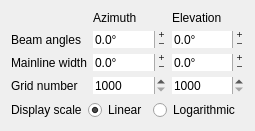
<?xml version="1.0" encoding="UTF-8"?>
<ui version="4.0">
 <class>Form</class>
 <widget class="QWidget" name="Form">
  <property name="geometry">
   <rect>
    <x>0</x>
    <y>0</y>
    <width>231</width>
    <height>131</height>
   </rect>
  </property>
  <property name="windowTitle">
   <string>Form</string>
  </property>
  <layout class="QVBoxLayout" name="verticalLayout" stretch="0,1">
   <item>
    <layout class="QGridLayout" name="gridLayout" rowstretch="0,0,0,0">
     <item row="2" column="0">
      <widget class="QLabel" name="label_4">
       <property name="text">
        <string>Mainline width</string>
       </property>
       <property name="alignment">
        <set>Qt::AlignLeading|Qt::AlignLeft|Qt::AlignVCenter</set>
       </property>
      </widget>
     </item>
     <item row="3" column="2">
      <widget class="QSpinBox" name="grid_number_el_cb">
       <property name="frame">
        <bool>false</bool>
       </property>
       <property name="minimum">
        <number>1000</number>
       </property>
       <property name="maximum">
        <number>10000</number>
       </property>
       <property name="singleStep">
        <number>500</number>
       </property>
      </widget>
     </item>
     <item row="3" column="1">
      <widget class="QSpinBox" name="grid_number_az_cb">
       <property name="frame">
        <bool>false</bool>
       </property>
       <property name="minimum">
        <number>1000</number>
       </property>
       <property name="maximum">
        <number>10000</number>
       </property>
       <property name="singleStep">
        <number>500</number>
       </property>
      </widget>
     </item>
     <item row="3" column="0">
      <widget class="QLabel" name="label">
       <property name="text">
        <string>Grid number</string>
       </property>
       <property name="alignment">
        <set>Qt::AlignLeading|Qt::AlignLeft|Qt::AlignVCenter</set>
       </property>
      </widget>
     </item>
     <item row="1" column="0">
      <widget class="QLabel" name="label_2">
       <property name="text">
        <string>Beam angles</string>
       </property>
       <property name="alignment">
        <set>Qt::AlignLeading|Qt::AlignLeft|Qt::AlignVCenter</set>
       </property>
      </widget>
     </item>
     <item row="2" column="2">
      <widget class="QDoubleSpinBox" name="mainline_width_el_cb">
       <property name="frame">
        <bool>false</bool>
       </property>
       <property name="buttonSymbols">
        <enum>QAbstractSpinBox::PlusMinus</enum>
       </property>
       <property name="suffix">
        <string>°</string>
       </property>
       <property name="decimals">
        <number>1</number>
       </property>
       <property name="minimum">
        <double>-15.000000000000000</double>
       </property>
       <property name="maximum">
        <double>15.000000000000000</double>
       </property>
       <property name="singleStep">
        <double>0.100000000000000</double>
       </property>
      </widget>
     </item>
     <item row="1" column="2">
      <widget class="QDoubleSpinBox" name="beam_angle_el_cb">
       <property name="frame">
        <bool>false</bool>
       </property>
       <property name="buttonSymbols">
        <enum>QAbstractSpinBox::PlusMinus</enum>
       </property>
       <property name="suffix">
        <string>°</string>
       </property>
       <property name="decimals">
        <number>1</number>
       </property>
       <property name="minimum">
        <double>-60.000000000000000</double>
       </property>
       <property name="maximum">
        <double>60.000000000000000</double>
       </property>
       <property name="singleStep">
        <double>0.100000000000000</double>
       </property>
      </widget>
     </item>
     <item row="0" column="1">
      <widget class="QLabel" name="label_3">
       <property name="text">
        <string>Azimuth</string>
       </property>
      </widget>
     </item>
     <item row="0" column="2">
      <widget class="QLabel" name="label_5">
       <property name="text">
        <string>Elevation</string>
       </property>
      </widget>
     </item>
     <item row="2" column="1">
      <widget class="QDoubleSpinBox" name="mainline_width_az_cb">
       <property name="frame">
        <bool>false</bool>
       </property>
       <property name="buttonSymbols">
        <enum>QAbstractSpinBox::PlusMinus</enum>
       </property>
       <property name="suffix">
        <string>°</string>
       </property>
       <property name="decimals">
        <number>1</number>
       </property>
       <property name="minimum">
        <double>-15.000000000000000</double>
       </property>
       <property name="maximum">
        <double>15.000000000000000</double>
       </property>
       <property name="singleStep">
        <double>0.100000000000000</double>
       </property>
      </widget>
     </item>
     <item row="1" column="1">
      <widget class="QDoubleSpinBox" name="beam_angle_az_cb">
       <property name="frame">
        <bool>false</bool>
       </property>
       <property name="buttonSymbols">
        <enum>QAbstractSpinBox::PlusMinus</enum>
       </property>
       <property name="suffix">
        <string>°</string>
       </property>
       <property name="decimals">
        <number>1</number>
       </property>
       <property name="minimum">
        <double>-60.000000000000000</double>
       </property>
       <property name="maximum">
        <double>60.000000000000000</double>
       </property>
       <property name="singleStep">
        <double>0.100000000000000</double>
       </property>
      </widget>
     </item>
    </layout>
   </item>
   <item>
    <layout class="QHBoxLayout" name="horizontalLayout">
     <item>
      <widget class="QLabel" name="label_6">
       <property name="text">
        <string>Display scale</string>
       </property>
      </widget>
     </item>
     <item>
      <widget class="QRadioButton" name="linear_rb">
       <property name="text">
        <string>Linear</string>
       </property>
       <property name="checked">
        <bool>true</bool>
       </property>
      </widget>
     </item>
     <item>
      <widget class="QRadioButton" name="log_rb">
       <property name="text">
        <string>Logarithmic </string>
       </property>
       <property name="checked">
        <bool>false</bool>
       </property>
      </widget>
     </item>
     <item>
      <spacer name="horizontalSpacer">
       <property name="orientation">
        <enum>Qt::Horizontal</enum>
       </property>
       <property name="sizeHint" stdset="0">
        <size>
         <width>40</width>
         <height>20</height>
        </size>
       </property>
      </spacer>
     </item>
    </layout>
   </item>
  </layout>
 </widget>
 <resources/>
 <connections/>
</ui>
